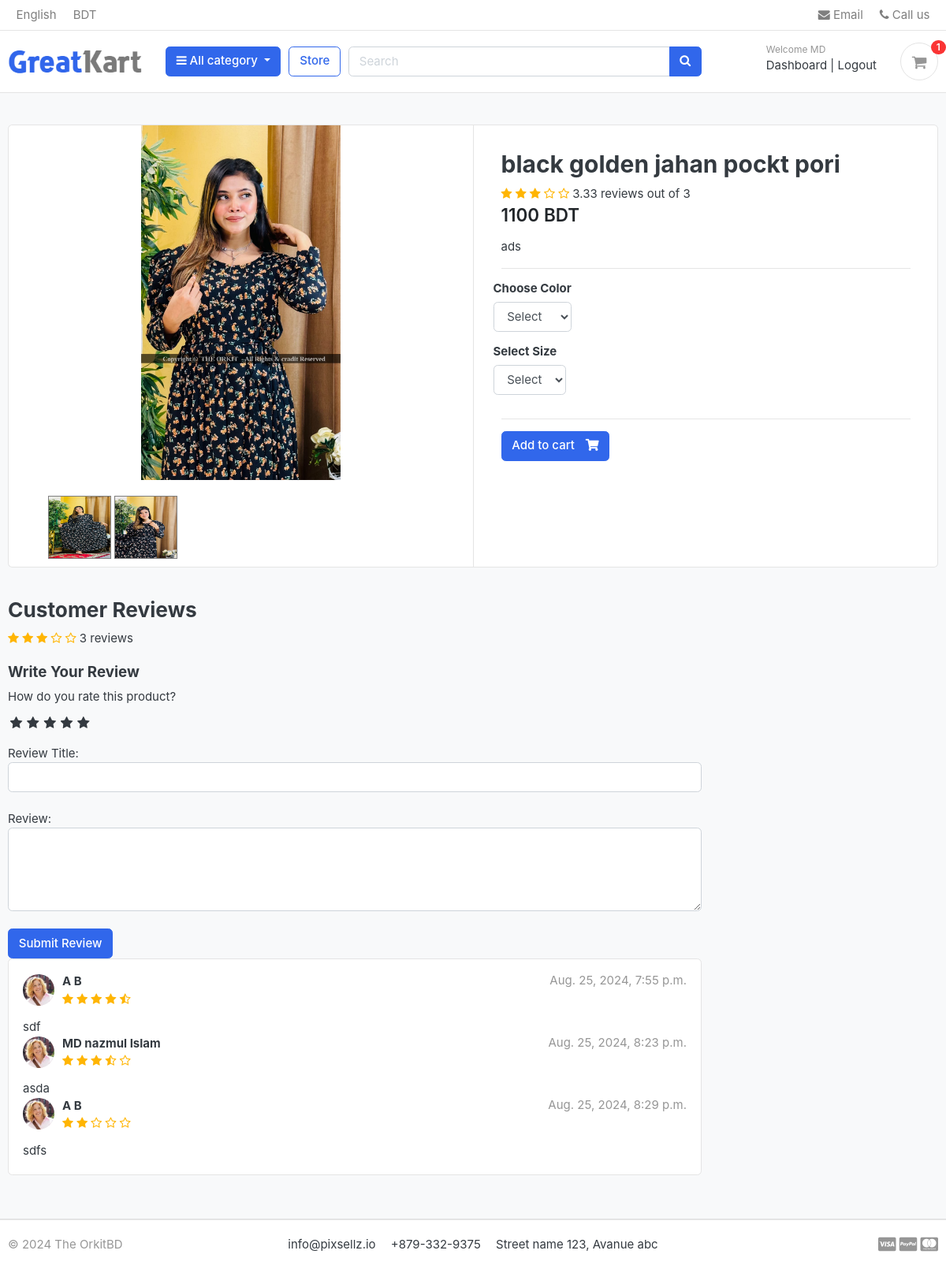
The app's page /store/category/pocket-pori-gawn/black-red-jiri/ (signed in) with its own data.
### accounts/models.py (models this page shows, shortened)
class Account(AbstractBaseUser):
    first_name      = models.CharField(max_length=50)
    last_name       = models.CharField(max_length=50)
    username        = models.CharField(max_length=50, unique=True)
    email           = models.EmailField(max_length=100, unique=True)
    phone_number    = models.CharField(max_length=50)
    date_joined     = models.DateTimeField(auto_now_add=True)
    last_login      = models.DateTimeField(auto_now_add=True)
    is_admin        = models.BooleanField(default=False)
    is_staff        = models.BooleanField(default=False)
    is_active        = models.BooleanField(default=False)
    is_superadmin        = models.BooleanField(default=False)
    USERNAME_FIELD = 'email'
    REQUIRED_FIELDS = ['username', 'first_name', 'last_name','phone_number']
    objects = MyAccountManager()
    def full_name(self):
        return f'{self.first_name} {self.last_name}'

### store/models.py (models this page shows, shortened)
class Product (models.Model):
    product_name = models.CharField(max_length=100,unique=True)
    slug  = models.SlugField(max_length=100,unique=True)
    description = models.CharField(max_length=1000,unique=True)
    price = models.IntegerField()
    images = models.ImageField(upload_to='photos/products')
    stock = models.IntegerField()
    is_avilable = models.BooleanField(default=True)
    category = models.ForeignKey(Category,on_delete=models.CASCADE)
    created_date = models.DateTimeField(auto_now=True)
    modified_date = models.DateTimeField(auto_now=True)
    def averageReview(self):
        reviews = ReviewRating.objects.filter(product = self , status = True).aggregate(avarage = Avg('rating'))
        avg =  0
        count = 0
        if reviews['avarage'] is not None:
            avg = round(float(reviews['avarage']),2)
        return avg
    def countReview(self):
        reviews = ReviewRating.objects.filter(product = self , status = True).aggregate(count = Count('id'))
        count  = 0
        if reviews['count'] is not None:
            count = int(reviews['count'])
        return(count)

class ProductGallery(models.Model):
    product = models.ForeignKey(Product,on_delete=models.CASCADE)
    image =models.ImageField(upload_to='store/products',max_length=255)
    class Meta:
        verbose_name = 'productgallery'
        verbose_name_plural = 'product gallery'

class ReviewRating(models.Model):
    product = models.ForeignKey(Product,on_delete=models.CASCADE)
    user =  models.ForeignKey(Account, on_delete=models.CASCADE)
    subject = models.CharField(max_length=100,blank=True)
    review = models.TextField(max_length=500,blank=True)
    rating = models.FloatField()
    ip =  models.CharField(max_length=20,blank=True)
    status = models.BooleanField(default=True)
    created_at = models.DateTimeField(auto_now_add=True)
    updated_at = models.DateTimeField(auto_now_add=True)

### store/views.py (the view)
# urls.py: path('category/<slug:category_slug>/<slug:product_slug>/',product_details, name='product_detail') ,
def product_details(request,category_slug,product_slug):
    try:
        single_product = Product.objects.get(category__slug = category_slug, slug = product_slug)
        in_cart =  CartItem.objects.filter(cart__cart_id= _cart_id(request),product= single_product).exists()
    except Exception as e :
        raise e
    reviews = ReviewRating.objects.filter(product_id = single_product.id, status = True)
    product_gallery = ProductGallery.objects.filter(product_id = single_product.id)
    context={
        "single_product":single_product,
        'in_cart':in_cart,
        'reviews':reviews,
        "product_gallery":product_gallery,
    }
    return render(request,'store/product-detail.html',context)

### templates/store/product-detail.html (shortened to what this page needs)
{% extends "base.html" %}
{% load static %}
{%block content%}
<section class="section-content padding-y bg">
<div class="container">
<div class="card">
	<div class="row no-gutters">
		<aside class="col-md-6">
<article class="gallery-wrap">
	<div class="img-big-wrap mainImage">
		<a href="#"><img src="{{ single_product.images.url }}"></a>
	</div>
</article>
		<ul class="thumb">
			<li>
				{% for i in product_gallery %}
				<a href="{{i.image.url}}" target="mainImage"><img src="{{i.image.url}}" alt=""></a>
				{% endfor %}
			</li>
		</ul>
		</aside>
		<main class="col-md-6 border-left">
<form action="{% url 'add_cart' single_product.id%}"  method="POST">
	<article class="content-body">
	<h2 class="title">{{single_product.product_name}}</h2>
		<div class="rating-star">
			<span>
				<i class="fa fa-star{% if single_product.averageReview < 0.5 %}-o{% elif single_product.averageReview >= 0.5 and single_product.averageReview < 1 %}-half-o {% endif %}" aria-hidden="true"></i>
				<i class="fa fa-star{% if single_product.averageReview < 1.5 %}-o{% elif single_product.averageReview >= 1.5 and single_product.averageReview < 2 %}-half-o {% endif %}" aria-hidden="true"></i>
				<i class="fa fa-star{% if single_product.averageReview < 2.5 %}-o{% elif single_product.averageReview >= 2.5 and single_product.averageReview < 3 %}-half-o {% endif %}" aria-hidden="true"></i>
				<i class="fa fa-star{% if single_product.averageReview < 3.5 %}-o{% elif single_product.averageReview >= 3.5 and single_product.averageReview < 4 %}-half-o {% endif %}" aria-hidden="true"></i>
				<i class="fa fa-star{% if single_product.averageReview < 4.5 %}-o{% elif single_product.averageReview >= 4.5 and single_product.averageReview < 5 %}-half-o {% endif %}" aria-hidden="true"></i>
		<span>{{single_product.averageReview}} reviews</span> out of 	<span>{{single_product.countReview }}
		</span>
				</span>
		</div>
	<div class="mb-3">
		<var class="price h4">{{single_product.price}} BDT</var>
	</div>
	<p>{{single_product.description}}</p>
	<hr>
		<div class="row">
			<div class="item-option-select">
				<h6>Choose Color</h6>
					<select name ="color" class="form-control" required>
						<option value="" disabled selected>Select</option>
					</select>
			</div>
		</div>
		<div class="row">
			<div class="item-option-select">
				<h6>Select Size</h6>
					<select name = "size" class="form-control" required>
						<option value="" disabled selected>Select</option>
					</select>
			</div>
		</div>
		<hr>
		{% if single_product.stock <= 0 %}
			<h5>Out of stock </h5>
		{% else %}
				<button type="submit" class="btn  btn-primary"> <span class="text">Add to cart</span> <i class="fas fa-shopping-cart"></i>  </button>
		{% endif %}
	</article>
</form>
		</main>
	</div>
</div>
<br>
<div class="row">
			<div class="col-md-9">
	<header class="section-heading">
		<h3>Customer Reviews </h3>
		<div class="rating-star">
			<span>
				<i class="fa fa-star{% if single_product.averageReview < 0.5 %}-o{% elif single_product.averageReview >= 0.5 and single_product.averageReview < 1 %}-half-o {% endif %}" aria-hidden="true"></i>
				<i class="fa fa-star{% if single_product.averageReview < 1.5 %}-o{% elif single_product.averageReview >= 1.5 and single_product.averageReview < 2 %}-half-o {% endif %}" aria-hidden="true"></i>
				<i class="fa fa-star{% if single_product.averageReview < 2.5 %}-o{% elif single_product.averageReview >= 2.5 and single_product.averageReview < 3 %}-half-o {% endif %}" aria-hidden="true"></i>
				<i class="fa fa-star{% if single_product.averageReview < 3.5 %}-o{% elif single_product.averageReview >= 3.5 and single_product.averageReview < 4 %}-half-o {% endif %}" aria-hidden="true"></i>
				<i class="fa fa-star{% if single_product.averageReview < 4.5 %}-o{% elif single_product.averageReview >= 4.5 and single_product.averageReview < 5 %}-half-o {% endif %}" aria-hidden="true"></i>
				<span>{{single_product.countReview}} reviews</span>
				</span>
		</div>
	</header>
	<form action="{% url 'submit_review' single_product.id %}" method="POST">
		<h5>Write Your Review</h5>
		<div>
			<label>How do you rate this product?</label>
			<br>
			<div class="rate">
				<input type="radio" name="rating" id="rating10" value="5" required /><label for="rating10" title="5"></label>
				<input type="radio" name="rating" id="rating8" value="4" required /><label for="rating8" title="4"></label>
				<input type="radio" name="rating" id="rating6" value="3" required /><label for="rating6" title="3"></label>
				<input type="radio" name="rating" id="rating4" value="2" required /><label for="rating4" title="2"></label>
				<input type="radio" name="rating" id="rating2" value="1" required /><label for="rating2" title="1"></label>
			</div>
<br>
			Review Title:
			<input type="text" class="form-control" name="subject">
			<br>
			Review:
			<textarea name="review" rows="4" class="form-control"></textarea>
			<br>
			{% if user.is_authenticated %}
					<input type="submit" value="Submit Review" class="btn btn-primary">
			{% else %}
			<p>You must be logged in to post a review. <span><a href="{% url 'login' %}">Login now</a></span></p>
			{% endif %}
		</div>
	</form>
	<article class="box mb-3">
		{% for review in reviews %}
			<div class="icontext w-100">
				<img src="./images/avatars/avatar1.jpg" class="img-xs icon rounded-circle">
				<div class="text">
					<span class="date text-muted float-md-right">{{review.updated_at}}</span>
					<h6 class="mb-1">{{review.user.full_name}} </h6>
					<div class="rating-star">
						<span>
							<i class="fa fa-star{% if review.rating == 0.5 %}-half-o{% elif review.rating < 1 %}-o {% endif %}" aria-hidden="true"></i>
							<i class="fa fa-star{% if review.rating == 1.5 %}-half-o{% elif review.rating < 2 %}-o {% endif %}" aria-hidden="true"></i>
							<i class="fa fa-star{% if review.rating == 2.5 %}-half-o{% elif review.rating < 3 %}-o {% endif %}" aria-hidden="true"></i>
							<i class="fa fa-star{% if review.rating == 3.5 %}-half-o{% elif review.rating < 4 %}-o {% endif %}" aria-hidden="true"></i>
							<i class="fa fa-star{% if review.rating == 4.5 %}-half-o{% elif review.rating < 5 %}-o {% endif %}" aria-hidden="true"></i>
						</span>
					</div>
				</div>
			</div>
			<div class="mt-3">
				<p>
					{{review.review}}
				</p>
			</div>
		{% endfor %}
	</article>
</body>
</html>
{% endblock %}

### templates/includes/navbar.html (shortened to what this page needs)
{% load static %}
<header class="section-header">
    <nav class="navbar p-md-0 navbar-expand-sm navbar-light border-bottom">
    <div class="container">
      <div class="collapse navbar-collapse" id="navbarTop4">
        <ul class="navbar-nav mr-auto">
            <li class="nav-item dropdown">
                 <a href="#" class="nav-link">English </a>
            </li>
            <li class="nav-item dropdown">
                <a href="#" class="nav-link"> BDT </a>
            </li>
        </ul>
        <ul class="navbar-nav">
            <li><a href="#" class="nav-link"> <i class="fa fa-envelope"></i> Email </a></li>
            <li><a href="#" class="nav-link"> <i class="fa fa-phone"></i> Call us </a></li>
        </ul>
      </div>
    </div>
    </nav>
    <section class="header-main border-bottom">
        <div class="container">
    <div class="row align-items-center">
        <div class="col-lg-2 col-md-3 col-6">
            <a href="{% url 'home'%}" class="brand-wrap">
                <img class="logo" src="{% static './images/logo.png' %}">
            </a>
        </div>
        <div class="col-lg col-sm col-md col-6 flex-grow-0">
            <div class="category-wrap dropdown d-inline-block float-right">
                <button type="button" class="btn btn-primary dropdown-toggle" data-toggle="dropdown">
                    <i class="fa fa-bars"></i> All category
                </button>
            </div>
        </div>
        <a href="{% url 'store' %}" class="btn btn-outline-primary">Store</a>
        <div class="col-lg  col-md-6 col-sm-12 col">
            <form action="{%url 'search'%}" class="search" method='GET'>
                <div class="input-group w-100">
                    <input type="text" class="form-control" style="width:60%;" placeholder="Search" name='keyword'>
                    <div class="input-group-append">
                      <button class="btn btn-primary" type="submit">
                        <i class="fa fa-search"></i>
                      </button>
                    </div>
                </div>
            </form>
        </div>
        <div class="col-lg-3 col-sm-6 col-8 order-2 order-lg-3">
                <div class="d-flex justify-content-end mb-3 mb-lg-0">
                    {% if user.id is None %}
                    <div class="widget-header">
                    <small class="title text-muted">Welcome guest!</small>
                    <div>
                        <a href="{% url 'login' %}">Sign in</a> <span class="dark-transp"> | </span>
                        <a href="{% url 'register' %}"> Register</a>
                    </div>
                    </div>
                    {% else %}
                    <div class="widget-header">
                    <small class="title text-muted">Welcome {{user.first_name}}</small>
                    <div>
                        <a href="{% url 'dashboard' %}">Dashboard</a> <span class="dark-transp"> | </span>
                        <a href="{% url 'logout' %}"> Logout</a>
                    </div>
                    </div>
                    {% endif %}
                        <a href="{%url 'cart' %}" class="widget-header pl-3 ml-3">
                            <div class="icon icon-sm rounded-circle border"><i class="fa fa-shopping-cart"></i></div>
                            <span class="badge badge-pill badge-danger notify">{{cart_count}}</span>
                        </a>
                    </div>
                </div>
    </div>
        </div>
    </section>
    </header>

### records on screen
Account: first_name "MD"
Product: images (picture), product_name "black golden jahan pockt pori", averageReview "3.33", countReview "3", price "1100", description "ads"
ProductGallery: image (picture)
ProductGallery: image (picture)
ReviewRating: updated_at "Aug. 25, 2024, 7:55 p.m.", user.full_name "A B", rating 4.5 (drawn), review "sdf"
ReviewRating: updated_at "Aug. 25, 2024, 8:23 p.m.", user.full_name "MD nazmul Islam", rating 3.5 (drawn), review "asda"
ReviewRating: updated_at "Aug. 25, 2024, 8:29 p.m.", user.full_name "A B", rating 2 (drawn), review "sdfs"

### other values on screen
{{ cart_count }} "1"
